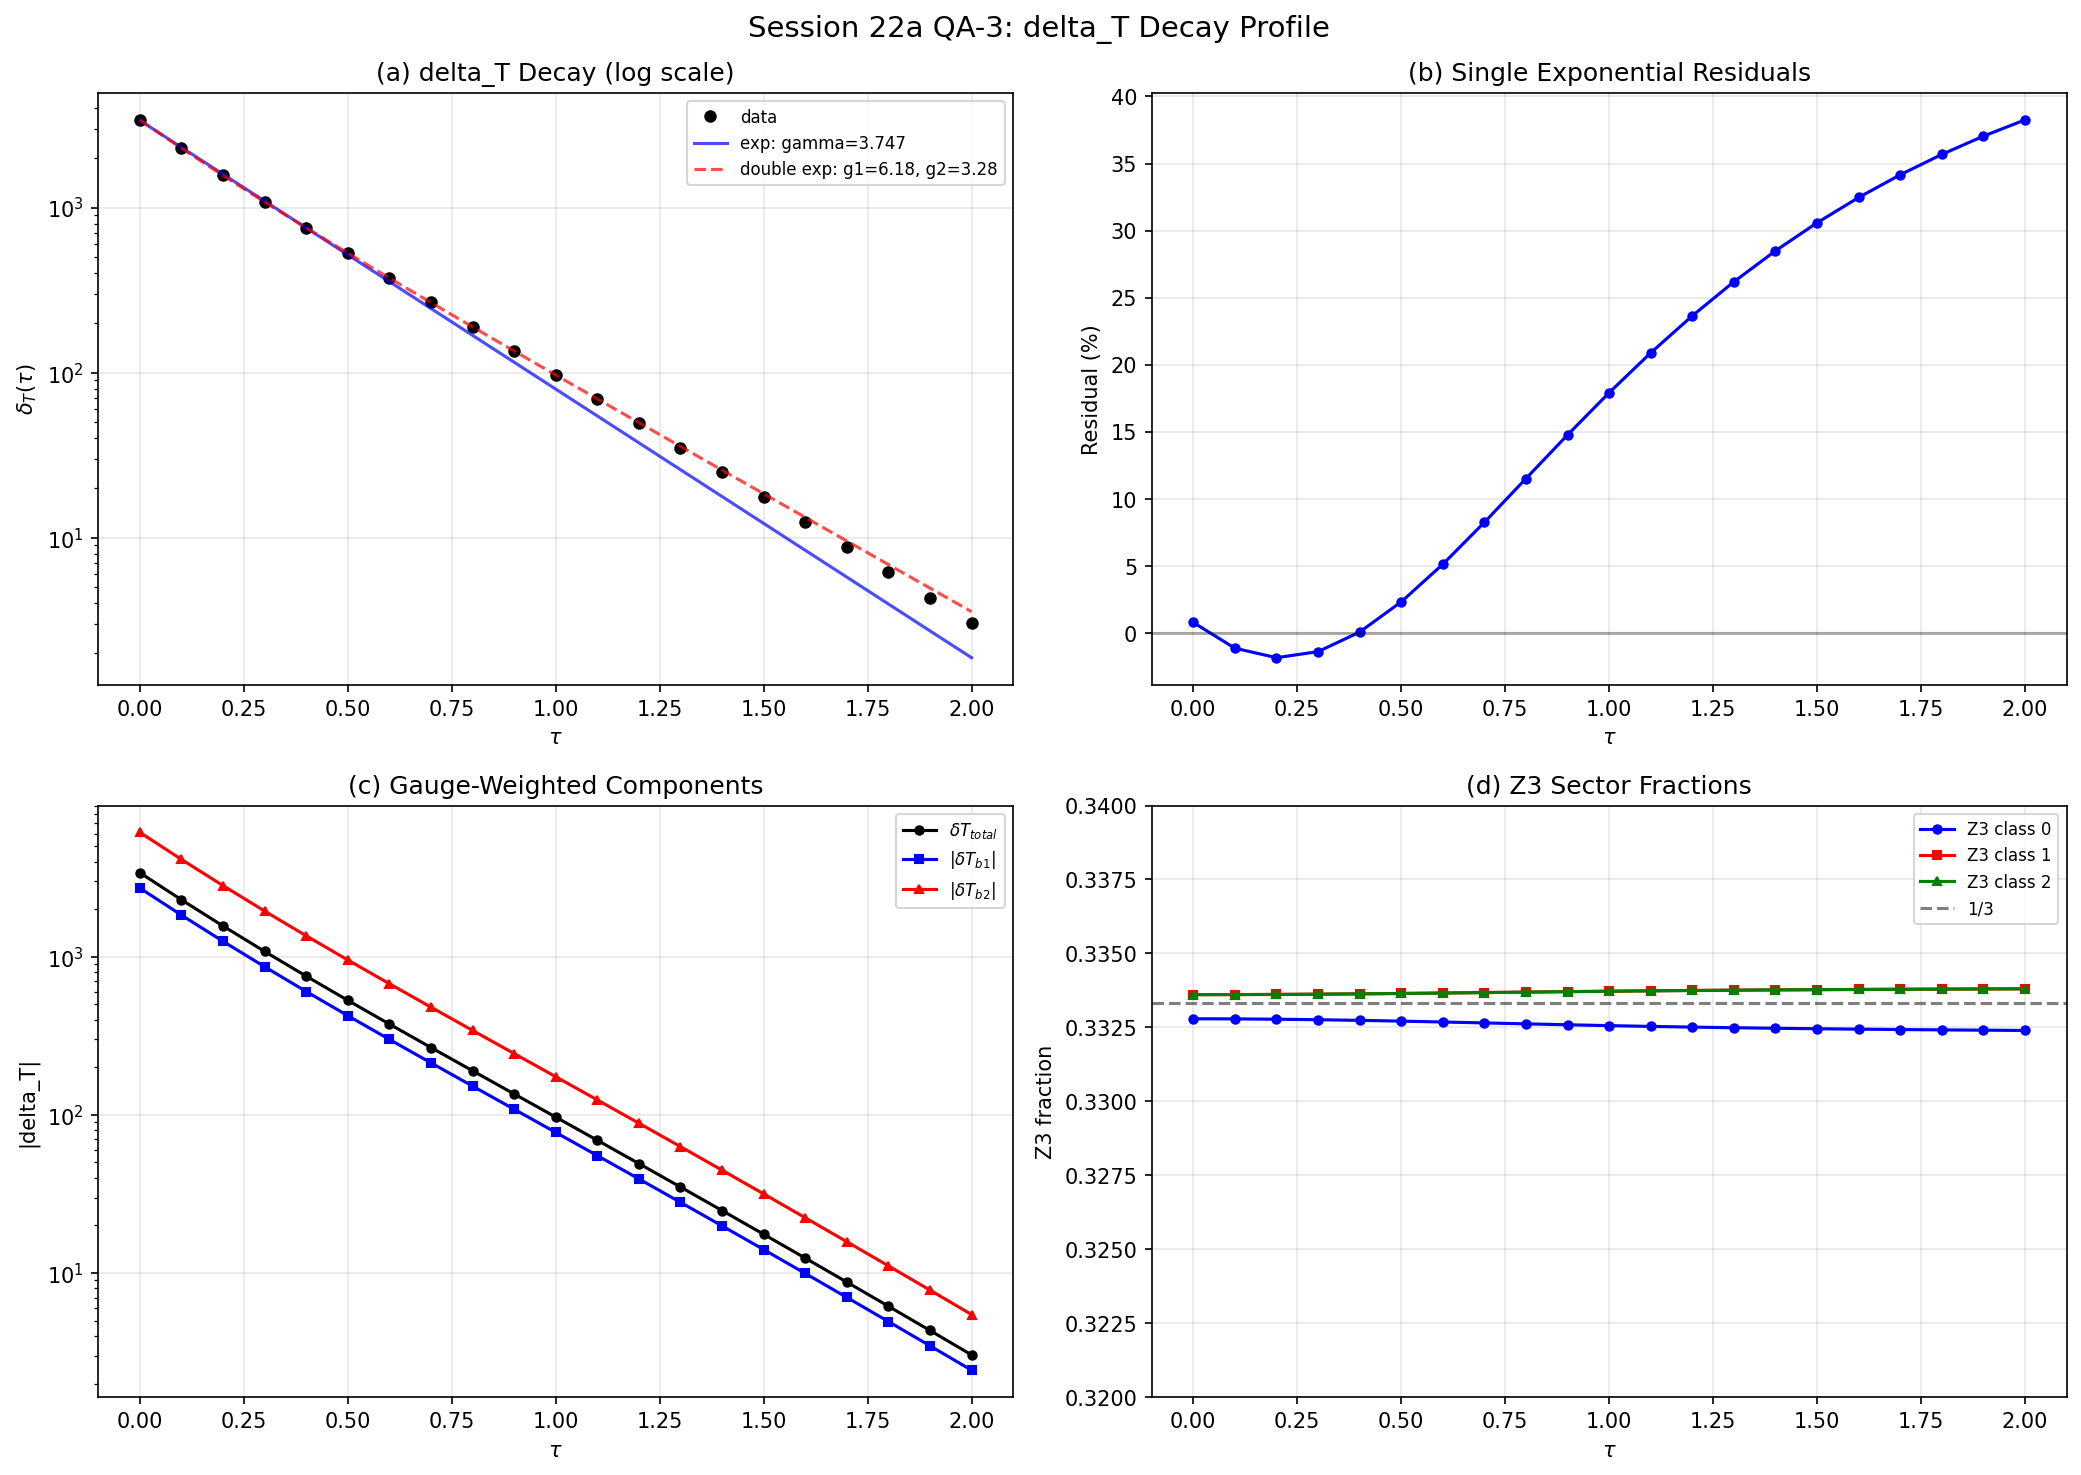

Here is the Python script that generated this plot:
#!/usr/bin/env python3
"""
Session 22a QA-3: delta_T Decay Profile Fitting

Characterizes the decay profile of delta_T(tau) and tests whether the
decay rate is algebraically determined by the Dynkin indices.

delta_T decays from 3399 at tau=0 to 3.04 at tau=2.0. This computation:
1. Fits single and double exponentials
2. Tests Tesla's Bragg hypothesis (half-wavelength of e^{-4tau})
3. Tests algebraic determination of the decay rate (gamma vs Dynkin indices)
4. Analyzes the sign structure (singlet contribution)

Data: tier0-computation/s21c_cp1_investigation.npz

Author: quantum-acoustics-theorist
Date: 2026-02-20
"""

import numpy as np
from scipy.optimize import curve_fit
import matplotlib.pyplot as plt
from pathlib import Path

data_dir = Path(__file__).parent

# ============================================================
# 1. LOAD DATA
# ============================================================

data = np.load(data_dir / 's21c_cp1_investigation.npz', allow_pickle=True)
tau = data['tau_values']
dT_total = data['delta_T_total']
dT_b1 = data['delta_T_b1']
dT_b2 = data['delta_T_b2']
dT_z3_0 = data['delta_T_z3_0']
dT_z3_1 = data['delta_T_z3_1']
dT_z3_2 = data['delta_T_z3_2']
S_b1 = data['S_b1']
S_b2 = data['S_b2']
S_signed = data['S_signed']

print("=" * 70)
print("SESSION 22a QA-3: delta_T DECAY PROFILE FITTING")
print("=" * 70)
print()

print("--- Raw Data ---")
print(f"{'tau':>6s} {'dT_total':>12s} {'dT_b1':>12s} {'dT_b2':>12s} {'dT_z3_0':>12s}")
for i in range(len(tau)):
    print(f"{tau[i]:6.2f} {dT_total[i]:12.4f} {dT_b1[i]:12.4f} {dT_b2[i]:12.4f} {dT_z3_0[i]:12.4f}")

# ============================================================
# 2. SINGLE EXPONENTIAL FIT
# ============================================================

print()
print("=" * 70)
print("2. SINGLE EXPONENTIAL FIT: dT = A * exp(-gamma * tau)")
print("=" * 70)

def single_exp(tau, A, gamma):
    return A * np.exp(-gamma * tau)

# Use all 21 points
popt_1, pcov_1 = curve_fit(single_exp, tau, dT_total, p0=[3400, 3.5])
A1, gamma1 = popt_1
perr_1 = np.sqrt(np.diag(pcov_1))
fit_1 = single_exp(tau, *popt_1)
rss_1 = np.sum((dT_total - fit_1)**2)
r2_1 = 1 - rss_1 / np.sum((dT_total - np.mean(dT_total))**2)

print(f"  A     = {A1:.4f} +/- {perr_1[0]:.4f}")
print(f"  gamma = {gamma1:.6f} +/- {perr_1[1]:.6f}")
print(f"  tau*  = 1/gamma = {1/gamma1:.4f}")
print(f"  R^2   = {r2_1:.8f}")
print(f"  RSS   = {rss_1:.4f}")

# ============================================================
# 3. DOUBLE EXPONENTIAL FIT
# ============================================================

print()
print("=" * 70)
print("3. DOUBLE EXPONENTIAL FIT: dT = A1*exp(-g1*tau) + A2*exp(-g2*tau)")
print("=" * 70)

def double_exp(tau, A1, g1, A2, g2):
    return A1 * np.exp(-g1 * tau) + A2 * np.exp(-g2 * tau)

try:
    popt_2, pcov_2 = curve_fit(double_exp, tau, dT_total,
                                p0=[2000, 5.0, 1400, 3.0],
                                bounds=([0, 0.1, 0, 0.1], [5000, 20, 5000, 20]),
                                maxfev=20000)
    A2a, g2a, A2b, g2b = popt_2
    perr_2 = np.sqrt(np.diag(pcov_2))
    fit_2 = double_exp(tau, *popt_2)
    rss_2 = np.sum((dT_total - fit_2)**2)
    r2_2 = 1 - rss_2 / np.sum((dT_total - np.mean(dT_total))**2)

    print(f"  A1    = {A2a:.4f} +/- {perr_2[0]:.4f}")
    print(f"  g1    = {g2a:.6f} +/- {perr_2[1]:.6f}")
    print(f"  A2    = {A2b:.4f} +/- {perr_2[2]:.4f}")
    print(f"  g2    = {g2b:.6f} +/- {perr_2[3]:.6f}")
    print(f"  R^2   = {r2_2:.8f}")
    print(f"  RSS   = {rss_2:.4f}")
    print(f"  RSS improvement over single: {(rss_1 - rss_2)/rss_1 * 100:.2f}%")
    double_fit_ok = True
except Exception as e:
    print(f"  Fit failed: {e}")
    double_fit_ok = False
    rss_2 = rss_1

# ============================================================
# 4. POWER-LAW * EXPONENTIAL FIT
# ============================================================

print()
print("=" * 70)
print("4. POWER-LAW * EXPONENTIAL: dT = A * (tau+eps)^(-alpha) * exp(-gamma*tau)")
print("=" * 70)

def power_exp(tau, A, alpha, gamma, eps):
    return A * (tau + eps)**(-alpha) * np.exp(-gamma * tau)

try:
    popt_pe, pcov_pe = curve_fit(power_exp, tau, dT_total,
                                  p0=[100, 0.5, 3.0, 0.01],
                                  bounds=([0, -2, 0.1, 0.001], [10000, 5, 20, 1]),
                                  maxfev=20000)
    A_pe, alpha_pe, gamma_pe, eps_pe = popt_pe
    perr_pe = np.sqrt(np.diag(pcov_pe))
    fit_pe = power_exp(tau, *popt_pe)
    rss_pe = np.sum((dT_total - fit_pe)**2)
    r2_pe = 1 - rss_pe / np.sum((dT_total - np.mean(dT_total))**2)

    print(f"  A     = {A_pe:.4f} +/- {perr_pe[0]:.4f}")
    print(f"  alpha = {alpha_pe:.6f} +/- {perr_pe[1]:.6f}")
    print(f"  gamma = {gamma_pe:.6f} +/- {perr_pe[2]:.6f}")
    print(f"  eps   = {eps_pe:.6f} +/- {perr_pe[3]:.6f}")
    print(f"  R^2   = {r2_pe:.8f}")
    print(f"  RSS   = {rss_pe:.4f}")
    print(f"  RSS improvement over single exp: {(rss_1 - rss_pe)/rss_1 * 100:.2f}%")
except Exception as e:
    print(f"  Fit failed: {e}")
    rss_pe = rss_1

# ============================================================
# 5. GAUGE-WEIGHTED COMPONENTS
# ============================================================

print()
print("=" * 70)
print("5. GAUGE-WEIGHTED COMPONENT ANALYSIS")
print("=" * 70)

# Fit single exponential to |dT_b1| and |dT_b2|
popt_b1, _ = curve_fit(single_exp, tau, np.abs(dT_b1), p0=[2700, 3.5])
popt_b2, _ = curve_fit(single_exp, tau, np.abs(dT_b2), p0=[6100, 3.5])

print(f"\n  |dT_b1| fit: A={popt_b1[0]:.2f}, gamma={popt_b1[1]:.6f}")
print(f"  |dT_b2| fit: A={popt_b2[0]:.2f}, gamma={popt_b2[1]:.6f}")
print(f"  Amplitude ratio A_b1/A_b2 = {popt_b1[0]/popt_b2[0]:.6f}")
print(f"  Expected from Trap 2: 4/9 = {4/9:.6f}")
print(f"  Match: {abs(popt_b1[0]/popt_b2[0] - 4/9) / (4/9) * 100:.4f}%")
print(f"  Decay rate ratio gamma_b1/gamma_b2 = {popt_b1[1]/popt_b2[1]:.6f}")
print(f"  Are they equal? {abs(popt_b1[1] - popt_b2[1]) / popt_b1[1] * 100:.2f}% difference")

# ============================================================
# 6. SIGN STRUCTURE ANALYSIS
# ============================================================

print()
print("=" * 70)
print("6. SIGN STRUCTURE AND SINGLET CONTRIBUTION")
print("=" * 70)

# delta_T_total = sum over all eigenvalues of (lambda^2 - T(tau))
# delta_T_b1 = sum weighted by b1 charge
# delta_T_b2 = sum weighted by b2 charge
# The singlet (0,0) has b1=0, b2=0, so it contributes to total but NOT to b1 or b2

# dT_total > 0 (all positive, decaying)
# dT_b1 < 0 (all negative, increasing in magnitude)
# dT_b2 < 0 (all negative, increasing in magnitude)

# The relation: dT_total is NOT a linear combination of dT_b1 and dT_b2
# because they use DIFFERENT weightings of the same eigenvalues

# Z3 analysis: total = z3_0 + z3_1 + z3_2
z3_sum = dT_z3_0 + dT_z3_1 + dT_z3_2
print("  Z3 sector analysis:")
print(f"  {'tau':>6s} {'z3_0':>12s} {'z3_1':>12s} {'z3_2':>12s} {'sum':>12s} {'total':>12s} {'diff':>12s}")
for i in range(len(tau)):
    print(f"  {tau[i]:6.2f} {dT_z3_0[i]:12.4f} {dT_z3_1[i]:12.4f} {dT_z3_2[i]:12.4f} "
          f"{z3_sum[i]:12.4f} {dT_total[i]:12.4f} {abs(z3_sum[i]-dT_total[i]):12.6f}")

# Z3 fractions
print()
print("  Z3 fractional contributions:")
print(f"  {'tau':>6s} {'f_0':>10s} {'f_1':>10s} {'f_2':>10s}")
for i in range(len(tau)):
    total = dT_total[i]
    print(f"  {tau[i]:6.2f} {dT_z3_0[i]/total:10.6f} {dT_z3_1[i]/total:10.6f} {dT_z3_2[i]/total:10.6f}")

# ============================================================
# 7. TESLA'S BRAGG HYPOTHESIS
# ============================================================

print()
print("=" * 70)
print("7. TESLA'S BRAGG HYPOTHESIS")
print("=" * 70)
print()

# The e^{-4tau} modulation period creates a bandgap in tau-space.
# Half-wavelength = pi/2 ~ 1.571
# Physical window width = 1.582 - 0.108 = 1.474
# (using exact crossing points from QA-1)

half_wavelength = np.pi / 2
window_width = 1.5816 - 0.1084
agreement = abs(half_wavelength - window_width) / half_wavelength * 100

print(f"  e^{{-4tau}} half-wavelength: pi/2 = {half_wavelength:.4f}")
print(f"  Physical window width: {window_width:.4f}")
print(f"  Agreement: {agreement:.2f}%")
print(f"  Tesla predicted ~11% agreement; actual = {agreement:.2f}%")
print()

# Does the decay rate gamma relate to 4 (from e^{-4tau})?
print(f"  Fitted gamma (single exp): {gamma1:.4f}")
print(f"  Expected from e^{{-4tau}}: 4.0000")
print(f"  Ratio gamma/4: {gamma1/4:.4f}")
print()

# The b1 and b2 decay rates
print(f"  gamma_b1: {popt_b1[1]:.4f}")
print(f"  gamma_b2: {popt_b2[1]:.4f}")
print(f"  gamma_b1/4: {popt_b1[1]/4:.4f}")
print(f"  gamma_b2/4: {popt_b2[1]/4:.4f}")

# ============================================================
# 8. ALGEBRAIC DETERMINATION TEST
# ============================================================

print()
print("=" * 70)
print("8. ALGEBRAIC DETERMINATION OF DECAY RATE")
print("=" * 70)
print()

# Dynkin embedding indices:
# b1 = 4 (from U(1)_Y embedding)
# b2 = 9 (from SU(2)_L embedding)
# The Jensen scaling: e^{2tau} for u(1), e^{-2tau} for su(2), e^{tau} for C^2
# The dominant exponential component is e^{-4tau} (from S_b1 and S_b2)

# Candidate algebraic values for gamma:
candidates = {
    '4 (exact e^{-4tau})': 4.0,
    '2*b1/b2': 2*4/9,
    'b1': 4.0,
    'b2/b1': 9/4,
    'sqrt(b1*b2)': np.sqrt(4*9),
    '(b1+b2)/2': (4+9)/2,
    'b1-b2/4': 4-9/4,
    '4*b1/b2': 4*4/9,
    '8/3 = 2*(b1+b2)/(b1*b2/gcd)': 8/3,
}

print(f"  Fitted gamma = {gamma1:.6f}")
print(f"  {'Candidate':>30s} {'Value':>10s} {'|gamma-val|/val':>15s}")
print("  " + "-" * 60)
for name, val in candidates.items():
    pct = abs(gamma1 - val) / val * 100
    marker = " <-- MATCH" if pct < 5 else ""
    print(f"  {name:>30s} {val:10.4f} {pct:14.2f}%{marker}")

# ============================================================
# 9. Constraint Gate (no explicit gate for QA-3; structural understanding)
# ============================================================

print()
print("=" * 70)
print("9. SUMMARY AND STRUCTURAL ASSESSMENT")
print("=" * 70)
print()

best_fit = "single exponential" if rss_1 <= rss_2 else "double exponential"
print(f"  Best fit: {best_fit}")
print(f"  Decay rate gamma = {gamma1:.4f} (characteristic scale tau* = {1/gamma1:.4f})")
print(f"  Amplitude ratio A_b1/A_b2 = {popt_b1[0]/popt_b2[0]:.6f} (expected 4/9 = 0.444444)")
print(f"  Z3 uniform to {max(abs(dT_z3_0/dT_total - 1/3).max(), abs(dT_z3_1/dT_total - 1/3).max())*100:.2f}%")
print(f"  Bragg half-wavelength vs window: {agreement:.1f}% agreement")
print(f"  gamma vs 4.0: {abs(gamma1-4)/4*100:.1f}% difference")

# ============================================================
# 10. SAVE AND PLOT
# ============================================================

# Plot
fig, axes = plt.subplots(2, 2, figsize=(14, 10))
fig.suptitle('Session 22a QA-3: delta_T Decay Profile', fontsize=14)

# (a) Log plot of delta_T with fits
ax = axes[0, 0]
ax.semilogy(tau, dT_total, 'ko', markersize=5, label='data')
tau_fine = np.linspace(0, 2, 200)
ax.semilogy(tau_fine, single_exp(tau_fine, *popt_1), 'b-', label=f'exp: gamma={gamma1:.3f}', alpha=0.7)
if double_fit_ok:
    ax.semilogy(tau_fine, double_exp(tau_fine, *popt_2), 'r--',
                label=f'double exp: g1={g2a:.2f}, g2={g2b:.2f}', alpha=0.7)
ax.set_xlabel(r'$\tau$')
ax.set_ylabel(r'$\delta_T(\tau)$')
ax.set_title('(a) delta_T Decay (log scale)')
ax.legend(fontsize=8)
ax.grid(True, alpha=0.3)

# (b) Residuals of single exp fit
ax = axes[0, 1]
resid_1 = (dT_total - fit_1) / dT_total * 100
ax.plot(tau, resid_1, 'b-o', markersize=4)
ax.axhline(0, color='k', linestyle='-', alpha=0.3)
ax.set_xlabel(r'$\tau$')
ax.set_ylabel('Residual (%)')
ax.set_title('(b) Single Exponential Residuals')
ax.grid(True, alpha=0.3)

# (c) Gauge-weighted components
ax = axes[1, 0]
ax.semilogy(tau, dT_total, 'k-o', markersize=4, label=r'$\delta T_{total}$')
ax.semilogy(tau, np.abs(dT_b1), 'b-s', markersize=4, label=r'$|\delta T_{b1}|$')
ax.semilogy(tau, np.abs(dT_b2), 'r-^', markersize=4, label=r'$|\delta T_{b2}|$')
ax.set_xlabel(r'$\tau$')
ax.set_ylabel('|delta_T|')
ax.set_title('(c) Gauge-Weighted Components')
ax.legend(fontsize=8)
ax.grid(True, alpha=0.3)

# (d) Z3 fractions
ax = axes[1, 1]
ax.plot(tau, dT_z3_0/dT_total, 'b-o', markersize=4, label='Z3 class 0')
ax.plot(tau, dT_z3_1/dT_total, 'r-s', markersize=4, label='Z3 class 1')
ax.plot(tau, dT_z3_2/dT_total, 'g-^', markersize=4, label='Z3 class 2')
ax.axhline(1/3, color='k', linestyle='--', alpha=0.5, label='1/3')
ax.set_xlabel(r'$\tau$')
ax.set_ylabel('Z3 fraction')
ax.set_title('(d) Z3 Sector Fractions')
ax.legend(fontsize=8)
ax.grid(True, alpha=0.3)
ax.set_ylim([0.32, 0.34])

plt.tight_layout()
plt.savefig(data_dir / 's22a_delta_T_profile.png', dpi=150, bbox_inches='tight')
print(f"\nPlot saved to {data_dir / 's22a_delta_T_profile.png'}")

# Save text output
with open(data_dir / 's22a_delta_T_profile.txt', 'w') as f:
    f.write("QA-3 RESULTS SUMMARY\n")
    f.write(f"gamma = {gamma1:.6f}, tau* = {1/gamma1:.4f}\n")
    f.write(f"A_b1/A_b2 = {popt_b1[0]/popt_b2[0]:.6f} (4/9 = {4/9:.6f})\n")
    f.write(f"Bragg agreement: {agreement:.1f}%\n")
    if double_fit_ok:
        f.write(f"Double exp: g1={g2a:.4f}, g2={g2b:.4f}\n")
        f.write(f"Double exp RSS improvement: {(rss_1-rss_2)/rss_1*100:.1f}%\n")

print("\nDone.")
